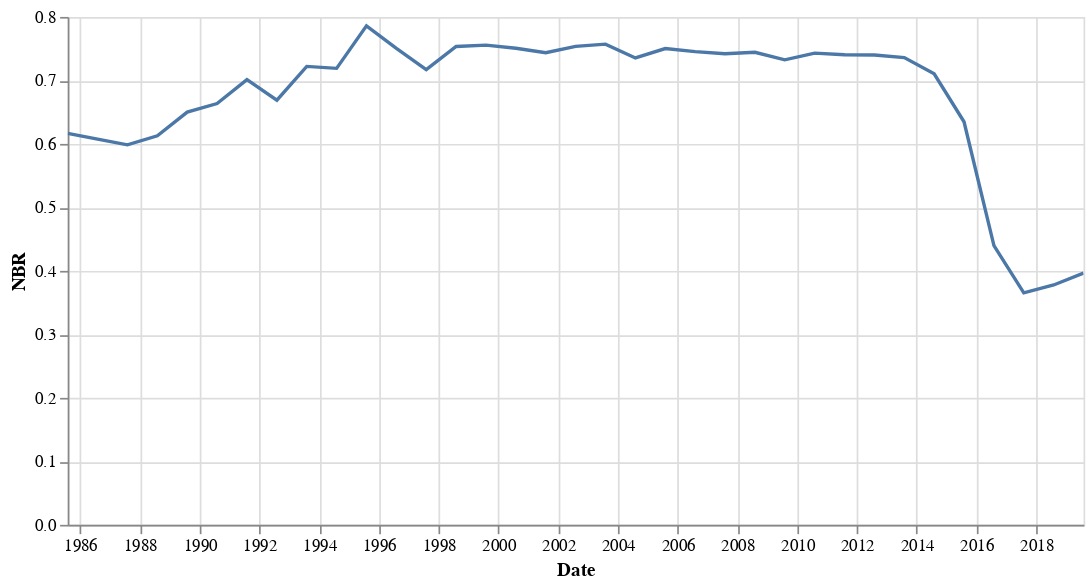

Notebook source saved alongside this figure:
### Markdown cell above
### Line chart

Display Landsat NBR time series for the point of interest as a line plot.

### Code cell
# Display Landsat NBR time series for the point of interest as a line plot.
alt.Chart(nbr_df).mark_line().encode(
  x=alt.X('Timestamp:T', title='Date'),
  y=alt.Y('NBR:Q'),
  tooltip=[
    alt.Tooltip('Timestamp:T', title='Date'),
    alt.Tooltip('NBR:Q') 
  ]
).interactive().properties(width=600, height=300)

### Figure 1 — Vega-Lite specification as saved in the notebook (floating-point values rounded to 4 significant figures)
{"config": {"view": {"continuousWidth": 400, "continuousHeight": 300}}, "data": {"name": "data-cb9a9721b2e2077342b4dd1601b6a9d0"}, "mark": "line", "encoding": {"tooltip": [{"type": "temporal", "field": "Timestamp", "title": "Date"}, {"type": "quantitative", "field": "NBR"}], "x": {"type": "temporal", "field": "Timestamp", "title": "Date"}, "y": {"type": "quantitative", "field": "NBR"}}, "height": 300, "selection": {"selector004": {"type": "interval", "bind": "scales", "encodings": ["x", "y"]}}, "width": 600, "$schema": "https://vega.github.io/schema/vega-lite/v4.0.0.json", "datasets": {"data-cb9a9721b2e2077342b4dd1601b6a9d0": [{"NBR": 0.736, "millis": 1375381797010, "system:index": "1_1_LC08_041035_20130817", "Timestamp": "2013-08-01T18:29:57.010000", "Year": 2013, "Month": 8, "Day": 1, "DOY": 213}, {"NBR": 0.7104, "millis": 1406917680770, "system:index": "1_1_LC08_041035_20140820", "Timestamp": "2014-08-01T18:28:00.770000", "Year": 2014, "Month": 8, "Day": 1, "DOY": 213}, {"NBR": 0.6349, "millis": 1438453662550, "system:index": "1_1_LC08_041035_20150823", "Timestamp": "2015-08-01T18:27:42.550000", "Year": 2015, "Month": 8, "Day": 1, "DOY": 213}, {"NBR": 0.4398, "millis": 1470076084950, "system:index": "1_1_LC08_041035_20160825", "Timestamp": "2016-08-01T18:28:04.950000", "Year": 2016, "Month": 8, "Day": 1, "DOY": 214}, {"NBR": 0.3654, "millis": 1501612078280, "system:index": "1_1_LC08_041035_20170812", "Timestamp": "2017-08-01T18:27:58.280000", "Year": 2017, "Month": 8, "Day": 1, "DOY": 213}, {"NBR": 0.3778, "millis": 1533148042330, "system:index": "1_1_LC08_041035_20180815", "Timestamp": "2018-08-01T18:27:22.330000", "Year": 2018, "Month": 8, "Day": 1, "DOY": 213}, {"NBR": 0.3966, "millis": 1564684085223, "system:index": "1_1_LC08_041035_20190818", "Timestamp": "2019-08-01T18:28:05.223000", "Year": 2019, "Month": 8, "Day": 1, "DOY": 213}, {"NBR": 0.7556, "millis": 933531646815, "system:index": "1_2_LE07_041035_19990819", "Timestamp": "1999-08-01T18:20:46.815000", "Year": 1999, "Month": 8, "Day": 1, "DOY": 213}, {"NBR": 0.7507, "millis": 965153937069, "system:index": "1_2_LE07_041035_20000821", "Timestamp": "2000-08-01T18:18:57.069000", "Year": 2000, "Month": 8, "Day": 1, "DOY": 214}, {"NBR": 0.7437, "millis": 996689802906, "system:index": "1_2_LE07_041035_20010824", "Timestamp": "2001-08-01T18:16:42.906000", "Year": 2001, "Month": 8, "Day": 1, "DOY": 213}, {"NBR": 0.7536, "millis": 1028225754280, "system:index": "1_2_LE07_041035_20020827", "Timestamp": "2002-08-01T18:15:54.280000", "Year": 2002, "Month": 8, "Day": 1, "DOY": 213}, {"NBR": 0.7572, "millis": 1059761780640, "system:index": "1_2_LE07_041035_20030814", "Timestamp": "2003-08-01T18:16:20.640000", "Year": 2003, "Month": 8, "Day": 1, "DOY": 213}, {"NBR": 0.7354, "millis": 1091384204150, "system:index": "1_2_LE07_041035_20040816", "Timestamp": "2004-08-01T18:16:44.150000", "Year": 2004, "Month": 8, "Day": 1, "DOY": 214}, {"NBR": 0.7502, "millis": 1122920234120, "system:index": "1_2_LE07_041035_20050819", "Timestamp": "2005-08-01T18:17:14.120000", "Year": 2005, "Month": 8, "Day": 1, "DOY": 213}, {"NBR": 0.7454, "millis": 1154456255160, "system:index": "1_2_LE07_041035_20060822", "Timestamp": "2006-08-01T18:17:35.160000", "Year": 2006, "Month": 8, "Day": 1, "DOY": 213}, {"NBR": 0.742, "millis": 1185992273940, "system:index": "1_2_LE07_041035_20070825", "Timestamp": "2007-08-01T18:17:53.940000", "Year": 2007, "Month": 8, "Day": 1, "DOY": 213}, {"NBR": 0.7444, "millis": 1217614627080, "system:index": "1_2_LE07_041035_20080811", "Timestamp": "2008-08-01T18:17:07.080000", "Year": 2008, "Month": 8, "Day": 1, "DOY": 214}, {"NBR": 0.7325, "millis": 1249150686200, "system:index": "1_2_LE07_041035_20090814", "Timestamp": "2009-08-01T18:18:06.200000", "Year": 2009, "Month": 8, "Day": 1, "DOY": 213}, {"NBR": 0.7429, "millis": 1280686809960, "system:index": "1_2_LE07_041035_20100817", "Timestamp": "2010-08-01T18:20:09.960000", "Year": 2010, "Month": 8, "Day": 1, "DOY": 213}, {"NBR": 0.7405, "millis": 1312222879940, "system:index": "1_2_LE07_041035_20110820", "Timestamp": "2011-08-01T18:21:19.940000", "Year": 2011, "Month": 8, "Day": 1, "DOY": 213}, {"NBR": 0.7399, "millis": 1343845388500, "system:index": "1_2_LE07_041035_20120822", "Timestamp": "2012-08-01T18:23:08.500000", "Year": 2012, "Month": 8, "Day": 1, "DOY": 214}, {"NBR": 0.6166, "millis": 491767040424, "system:index": "2_LT05_041035_19850905", "Timestamp": "1985-08-01T17:57:20.424000", "Year": 1985, "Month": 8, "Day": 1, "DOY": 213}, {"NBR": 0.6074, "millis": 523302555894, "system:index": "2_LT05_041035_19860823", "Timestamp": "1986-08-01T17:49:15.894000", "Year": 1986, "Month": 8, "Day": 1, "DOY": 213}, {"NBR": 0.5985, "millis": 554838882148, "system:index": "2_LT05_041035_19870911", "Timestamp": "1987-08-01T17:54:42.148000", "Year": 1987, "Month": 8, "Day": 1, "DOY": 213}, {"NBR": 0.6128, "millis": 586461518729, "system:index": "2_LT05_041035_19880812", "Timestamp": "1988-08-01T17:58:38.729000", "Year": 1988, "Month": 8, "Day": 1, "DOY": 214}, {"NBR": 0.6501, "millis": 617997276951, "system:index": "2_LT05_041035_19890815", "Timestamp": "1989-08-01T17:54:36.951000", "Year": 1989, "Month": 8, "Day": 1, "DOY": 213}, {"NBR": 0.6635, "millis": 649532873321, "system:index": "2_LT05_041035_19900818", "Timestamp": "1990-08-01T17:47:53.321000", "Year": 1990, "Month": 8, "Day": 1, "DOY": 213}, {"NBR": 0.7012, "millis": 681069091240, "system:index": "2_LT05_041035_19910821", "Timestamp": "1991-08-01T17:51:31.240000", "Year": 1991, "Month": 8, "Day": 1, "DOY": 213}, {"NBR": 0.6689, "millis": 712691421831, "system:index": "2_LT05_041035_19920823", "Timestamp": "1992-08-01T17:50:21.831000", "Year": 1992, "Month": 8, "Day": 1, "DOY": 214}, {"NBR": 0.7221, "millis": 744227418391, "system:index": "2_LT05_041035_19930826", "Timestamp": "1993-08-01T17:50:18.391000", "Year": 1993, "Month": 8, "Day": 1, "DOY": 213}, {"NBR": 0.719, "millis": 775763117643, "system:index": "2_LT05_041035_19940813", "Timestamp": "1994-08-01T17:45:17.643000", "Year": 1994, "Month": 8, "Day": 1, "DOY": 213}, {"NBR": 0.7859, "millis": 807298277364, "system:index": "2_LT05_041035_19950816", "Timestamp": "1995-08-01T17:31:17.364000", "Year": 1995, "Month": 8, "Day": 1, "DOY": 213}, {"NBR": 0.7504, "millis": 838921448223, "system:index": "2_LT05_041035_19960818", "Timestamp": "1996-08-01T17:44:08.223000", "Year": 1996, "Month": 8, "Day": 1, "DOY": 214}, {"NBR": 0.7169, "millis": 870458377378, "system:index": "2_LT05_041035_19970821", "Timestamp": "1997-08-01T17:59:37.378000", "Year": 1997, "Month": 8, "Day": 1, "DOY": 213}, {"NBR": 0.7534, "millis": 901994790848, "system:index": "2_LT05_041035_19980824", "Timestamp": "1998-08-01T18:06:30.848000", "Year": 1998, "Month": 8, "Day": 1, "DOY": 213}]}}
